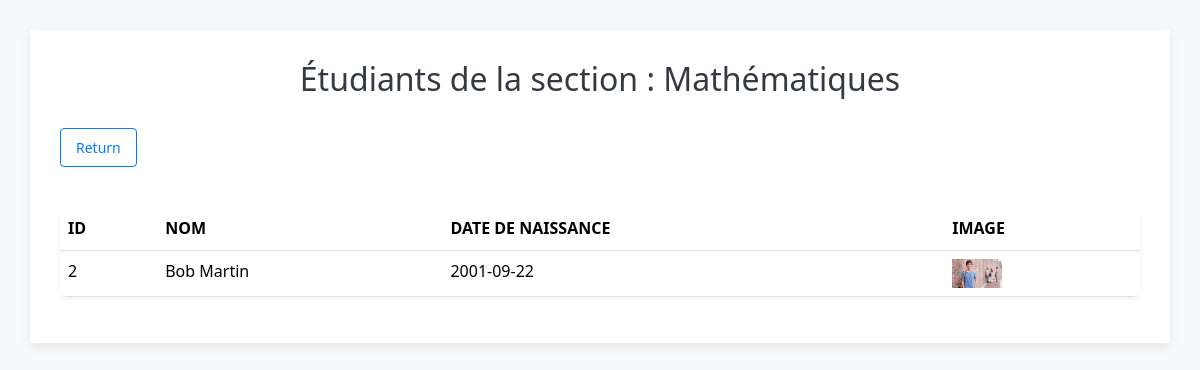
/students_by_section.php?section_id=2 (signed in), run on the app's committed database.
### tables this page shows
CREATE TABLE section (
    id INT AUTO_INCREMENT PRIMARY KEY,
    designation VARCHAR(100) NOT NULL,
    description TEXT
);

CREATE TABLE etudiant (
    id INT AUTO_INCREMENT PRIMARY KEY,
    name VARCHAR(100) NOT NULL,
    birthday DATE NOT NULL,
    image VARCHAR(255),  
    section VARCHAR(100) NOT NULL
);

### students_by_section.php (the view, shortened to what this page needs)
<?php
include('db.php');
$sectionId = $_GET['section_id'];
try {
    $stmt_section = $conn->prepare("SELECT designation FROM section WHERE id = :id");
    $stmt_section->bindParam(':id', $sectionId, PDO::PARAM_INT);
    $stmt_section->execute();
    $section = $stmt_section->fetch(PDO::FETCH_ASSOC);
    $sectionDesignation = htmlspecialchars($section['designation']);
    $stmt_students = $conn->prepare("SELECT * FROM etudiant WHERE section = :section");
    $stmt_students->bindParam(':section', $sectionDesignation, PDO::PARAM_STR);
    $stmt_students->execute();
    $students = $stmt_students->fetchAll(PDO::FETCH_ASSOC);
} catch (PDOException $e) {
    die("Erreur : " . $e->getMessage());
}
?>
<!DOCTYPE html>
<html lang="fr">
<head>
    <link href="https://cdn.jsdelivr.net/npm/bootstrap@5.3.3/dist/css/bootstrap.min.css" rel="stylesheet">
</head>
<body>
    <div class="container">
        <h2>Étudiants de la section : <?= $sectionDesignation ?></h2>
        <p><a href="section.php" class="btn btn-outline-primary btn-sm mb-3">Return</a></p>
        <?php if (empty($students)): ?>
            <p class="empty-message">Aucun étudiant inscrit dans cette section.</p>
        <?php else: ?>
            <table class="table">
                <thead>
                    <tr>
                        <th>ID</th>
                        <th>Nom</th>
                        <th>Date de naissance</th>
                        <th>Image</th>
                    </tr>
                </thead>
                <tbody>
                    <?php foreach ($students as $student): ?>
                        <tr>
                            <td><?= htmlspecialchars($student['id']) ?></td>
                            <td><?= htmlspecialchars($student['name']) ?></td>
                            <td><?= htmlspecialchars($student['birthday']) ?></td>
                            <td>
                                <?php if (!empty($student['image'])): ?>
                                    <img src="<?= htmlspecialchars($student['image']) ?>" alt="Photo" style="max-width: 50px; max-height: 50px;">
                                <?php else: ?>
                                    Aucun
                                <?php endif; ?>
                            </td>
                        </tr>
                    <?php endforeach; ?>
                </tbody>
            </table>
        <?php endif; ?>
    </div>
</body>
</html>

### students_by_section.php (style rules this page uses)
body { font-family: 'Segoe UI', Tahoma, Geneva, Verdana, sans-serif; margin: 30px; background-color: #f8f9fa; color: #495057; line-height: 1.6; }
h2 { color: #343a40; text-align: center; margin-bottom: 30px; font-weight: 500; }
.container { max-width: 100%; margin: 0; background-color: #fff; padding: 30px; border-radius: 0; box-shadow: 0 4px 12px rgba(0, 0, 0, 0.08); }
table { width: 100%; border-collapse: collapse; margin-top: 25px; border-radius: 8px; overflow: hidden; box-shadow: 0 2px 6px rgba(0, 0, 0, 0.05); }
th, td { padding: 15px; text-align: left; border-bottom: 1px solid #dee2e6; }
th { background-color: #007bff; color: white; font-weight: 600; text-transform: uppercase; }
.btn { display: inline-block; padding: 8px 15px; margin-right: 5px; border: 1px solid #007bff; border-radius: 0.25rem; text-decoration: none; color: #007bff; background-color: transparent; transition: background-color 0.2s ease, color 0.2s ease; }

### data on the page
section: designation "Mathématiques"
etudiant: id "2", name "Bob Martin", birthday "2001-09-22", image (picture)
